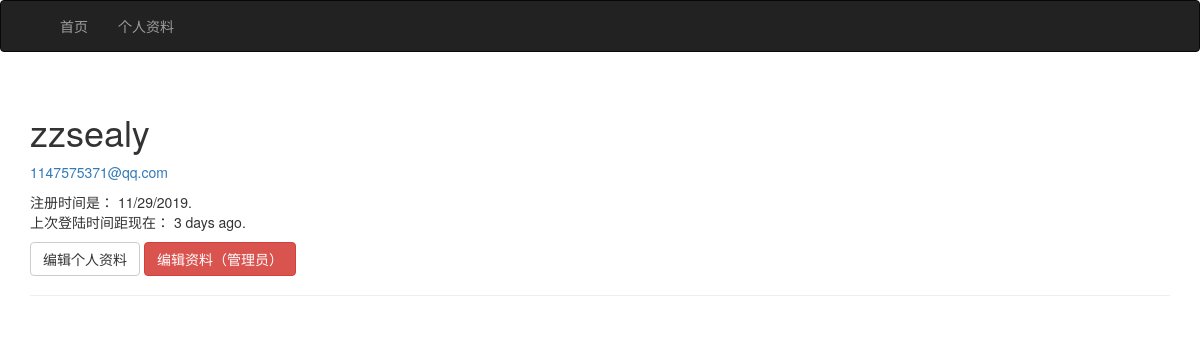
/user/zzsealy (signed in), run on an earlier commit of the app's database.
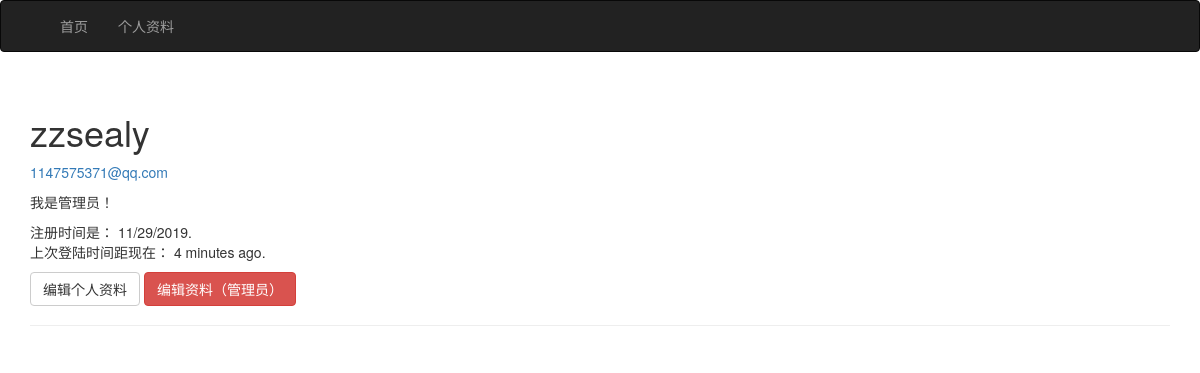
And on a later commit of the database.
### app/models.py (models this page shows, shortened)
class User(UserMixin, db.Model):
    __tablename__ = 'users'
    id = db.Column(db.Integer, primary_key=True)
    email = db.Column(db.String(64), unique=True, index=True)
    password_hash = db.Column(db.String(128))
    nickname = db.Column(db.String(128), unique=True)
    role_id = db.Column(db.Integer, db.ForeignKey('roles.id'))
    about_me = db.Column(db.Text())
    member_since = db.Column(db.DateTime(), default=datetime.utcnow)
    last_seen = db.Column(db.DateTime(), default=datetime.utcnow)
    @property
    def password(self):
        raise AttributeError('password is not a readable attribute')
    def can(self, perm):
        return self.role is not None and self.role.has_permission(perm)
    def is_administrator(self):    # 检查是否是管理员
        return self.can(Permission.ADMIN)
    def ping(self):
        self.last_seen = datetime.utcnow()
        db.session.commit()

### app/main/views.py (the view)
@main.route('/user/<nickname>')
def user(nickname):
    user = User.query.filter_by(nickname=nickname).first_or_404()
    return render_template('user.html', user=user)

### app/auth/views.py (called while the page is built)
@auth.before_app_request
def before_request():
    if current_user.is_authenticated:
        current_user.ping()

### app/main/__init__.py (called while the page is built)
@main.app_context_processor
def inject_permissions():
    return dict(Permission=Permission)

### app/models.py (called while the page is built)
@login_manager.user_loader
def load_user(user_id):
    return User.query.get(int(user_id))

    def has_permission(self, perm):
        return self.permissions & perm == perm

### app/templates/user.html (shortened to what this page needs)
{% extends "base.html" %}
{% block page_content %}
<div class="page-header">
    <h1>{{ user.nickname}}</h1>
    {% if current_user.is_administrator() %}
    <p><a href="mailto:{{ user.email }}">{{ user.email }}</a></p>
    {% endif %}
    {% if user.about_me %}<p>{{ user.about_me }}</p>{% endif %}
    <p>注册时间是： {{ moment(user.member_since).format('L') }}. <br> 上次登陆时间距现在：  {{ moment(user.last_seen).fromNow() }}.</p>
    <p>
        {% if user == current_user %}
            <a class="btn btn-default" href="{{ url_for('.edit_profile') }}">编辑个人资料</a>
        {% endif %}
        {% if current_user.is_administrator() %}
            <a class="btn btn-danger" href="{{ url_for('.edit_profile_admin', id=user.id) }}"> 编辑资料（管理员）</a>
        {% endif %}
    </p>
</div>
{% endblock %}

### app/templates/base.html (shortened to what this page needs)
{% extends "bootstrap/base.html" %}
{% block head %}
{{ super() }}
{% endblock %}
{% block navbar %}
<div class="navbar navbar-inverse" role="navigation">
    <div class="container">
        <div class="navbar-collapse collapse">
            <ul class="nav navbar-nav">
                <li><a href="{{ url_for('main.index') }}">首页</a></li>
                {% if current_user.is_authenticated %}
                <li><a href="{{ url_for('main.user', nickname=current_user.nickname) }}">个人资料</a></li>
                {% endif %}
            </ul>
        </div>
    </div>
</div>
{% endblock %}
{% block content %}
<div class="container">
    {% block page_content %}{% endblock %}
</div>
{% endblock %}

What changed in the data, as far as the page shows it:
changed User "zzsealy": about_me (not shown) → "我是管理员！"; last_seen "3 days ago" → "4 minutes ago"
